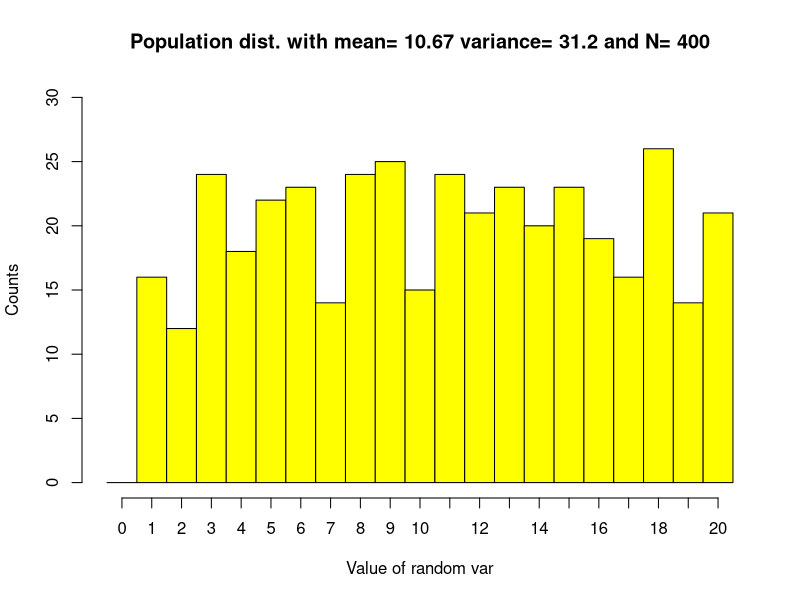
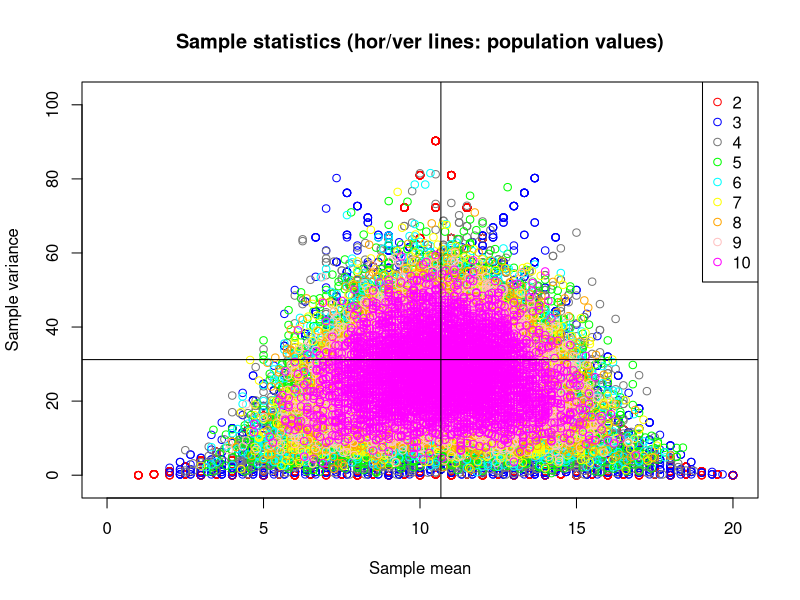
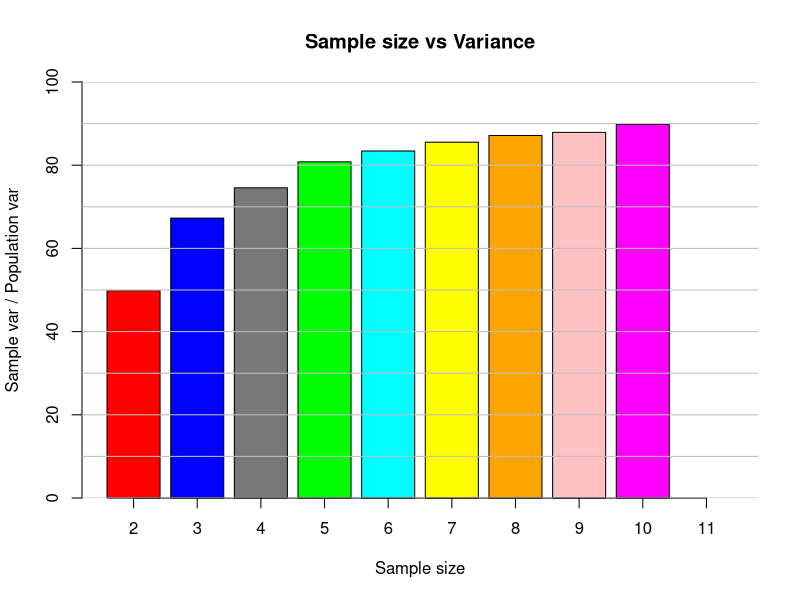

These figures' R source, in order:
#dataistanbul talk - April 5th, 2017
#HS Olmez (c) 2017
#
# We'll try to point out the effect of bias on the sample variance and show the Bessel correction
par(xpd=FALSE) #to prevent horizontal lines extending beyond plotting region
set.seed(2) #for reproducibility
#Population we'll use during the simulations
pop <- sample(1:20, 400, replace=TRUE) #random sample of 400 in the range of [1,20] 
popmean <- mean(pop) ; popvar <- var(pop) ; popsd <- sd(pop)
pdist <- hist(pop, main=paste("Population dist. with mean=", round(popmean, digits=2),
                              "variance=", round(popvar, digits=2), "and N= 400"),
              col="yellow", xlab="Value of random var", ylab="Counts",
              breaks=0:(max(pop)+1), xaxt="n", right=FALSE, ylim=c(0,30))
axis(1, at=pdist$mids, labels=0:max(pop))
sampSize <- c(2,3,4,5,6,7,8,9,10) #number of sample sizes under investigation
N <- 5000 #number of iterations
ratio <- rep(NA,10) ; varx <- rep(NA,N) ; meanx <- rep(NA,N) #initialize variables
plot(c(0,100)~c(0,20), col=NA, main="Sample statistics (hor/ver lines: population values)",
     xlab="Sample mean", ylab="Sample variance", ylim=c(-2,102))
colorcode <- c("red", "blue", "grey47", "green", "cyan", "yellow", "orange", "rosybrown1", "magenta")
#
for (j in 1:9) {
  for (i in 1:N) {
    x <- sample(pop, sampSize[j], replace=FALSE)
    meanx[i] <- mean(x)
    varx[i] <- sum((x-meanx[i])^2)/sampSize[j]
  }
  points( varx~meanx, col=colorcode[j] ) 
  ratio[j] <- 100*(mean(varx)/popvar)
}
abline(h=popvar, col="black")
abline(v=mean(pop), col="black")
legend('topright', legend=c("2","3","4","5","6","7","8","9","10"), 
       col=c("red", "blue", "grey47", "green", "cyan", "yellow", "orange", "rosybrown1", "magenta"), pch=1) 
#
bp <- barplot(ratio, main="Sample size vs Variance", xlab="Sample size",
              col=c("red", "blue", "grey47", "green", "cyan", "yellow", "orange", "rosybrown1", "magenta"),
              ylab="Sample var / Population var", ylim=c(0,100))
axis(1, at=bp,labels=2:11)
abline(h=c(seq(0,100,10)), col="gray")

